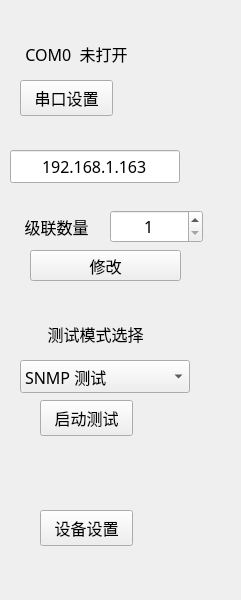
<?xml version="1.0" encoding="UTF-8"?>
<ui version="4.0">
 <class>ModeToolWid</class>
 <widget class="QWidget" name="ModeToolWid">
  <property name="geometry">
   <rect>
    <x>0</x>
    <y>0</y>
    <width>241</width>
    <height>600</height>
   </rect>
  </property>
  <property name="font">
   <font>
    <family>微软雅黑</family>
    <pointsize>12</pointsize>
   </font>
  </property>
  <property name="windowTitle">
   <string>Form</string>
  </property>
  <widget class="QLabel" name="serialLab">
   <property name="geometry">
    <rect>
     <x>10</x>
     <y>40</y>
     <width>133</width>
     <height>27</height>
    </rect>
   </property>
   <property name="text">
    <string>COM0  未打开</string>
   </property>
   <property name="alignment">
    <set>Qt::AlignCenter</set>
   </property>
  </widget>
  <widget class="QPushButton" name="serialBtn">
   <property name="enabled">
    <bool>true</bool>
   </property>
   <property name="geometry">
    <rect>
     <x>20</x>
     <y>80</y>
     <width>93</width>
     <height>36</height>
    </rect>
   </property>
   <property name="minimumSize">
    <size>
     <width>0</width>
     <height>31</height>
    </size>
   </property>
   <property name="sizeIncrement">
    <size>
     <width>0</width>
     <height>31</height>
    </size>
   </property>
   <property name="text">
    <string>串口设置</string>
   </property>
  </widget>
  <widget class="QLineEdit" name="ipLineEdit">
   <property name="geometry">
    <rect>
     <x>10</x>
     <y>150</y>
     <width>170</width>
     <height>33</height>
    </rect>
   </property>
   <property name="text">
    <string>192.168.1.163</string>
   </property>
   <property name="alignment">
    <set>Qt::AlignCenter</set>
   </property>
  </widget>
  <widget class="QLabel" name="label">
   <property name="geometry">
    <rect>
     <x>20</x>
     <y>320</y>
     <width>151</width>
     <height>27</height>
    </rect>
   </property>
   <property name="text">
    <string>测试模式选择</string>
   </property>
   <property name="alignment">
    <set>Qt::AlignCenter</set>
   </property>
  </widget>
  <widget class="QComboBox" name="comboBox">
   <property name="geometry">
    <rect>
     <x>20</x>
     <y>360</y>
     <width>170</width>
     <height>33</height>
    </rect>
   </property>
   <item>
    <property name="text">
     <string>SNMP 测试</string>
    </property>
   </item>
   <item>
    <property name="text">
     <string>Modbus 测试</string>
    </property>
   </item>
   <item>
    <property name="text">
     <string>自动化功能测试</string>
    </property>
   </item>
  </widget>
  <widget class="QPushButton" name="testBtn">
   <property name="geometry">
    <rect>
     <x>40</x>
     <y>400</y>
     <width>93</width>
     <height>36</height>
    </rect>
   </property>
   <property name="minimumSize">
    <size>
     <width>0</width>
     <height>31</height>
    </size>
   </property>
   <property name="text">
    <string>启动测试</string>
   </property>
  </widget>
  <widget class="QPushButton" name="settingBtn">
   <property name="geometry">
    <rect>
     <x>40</x>
     <y>510</y>
     <width>93</width>
     <height>36</height>
    </rect>
   </property>
   <property name="minimumSize">
    <size>
     <width>0</width>
     <height>31</height>
    </size>
   </property>
   <property name="text">
    <string>设备设置</string>
   </property>
  </widget>
  <widget class="QPushButton" name="devNumBtn">
   <property name="geometry">
    <rect>
     <x>30</x>
     <y>250</y>
     <width>151</width>
     <height>31</height>
    </rect>
   </property>
   <property name="minimumSize">
    <size>
     <width>0</width>
     <height>31</height>
    </size>
   </property>
   <property name="text">
    <string>修改</string>
   </property>
  </widget>
  <widget class="QLabel" name="label_2">
   <property name="geometry">
    <rect>
     <x>10</x>
     <y>210</y>
     <width>93</width>
     <height>33</height>
    </rect>
   </property>
   <property name="text">
    <string>级联数量</string>
   </property>
   <property name="alignment">
    <set>Qt::AlignCenter</set>
   </property>
  </widget>
  <widget class="QSpinBox" name="spinBox">
   <property name="geometry">
    <rect>
     <x>110</x>
     <y>210</y>
     <width>93</width>
     <height>33</height>
    </rect>
   </property>
   <property name="alignment">
    <set>Qt::AlignCenter</set>
   </property>
   <property name="minimum">
    <number>1</number>
   </property>
   <property name="maximum">
    <number>33</number>
   </property>
  </widget>
 </widget>
 <resources/>
 <connections/>
</ui>
